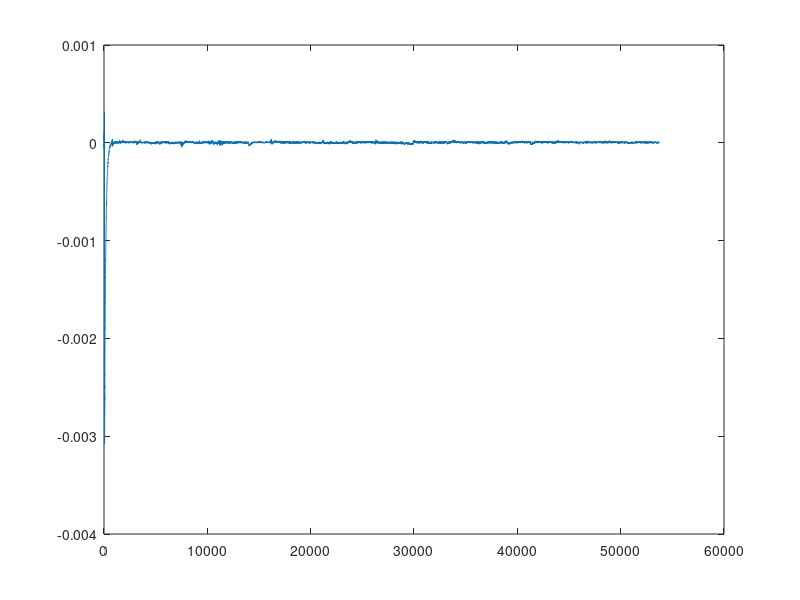
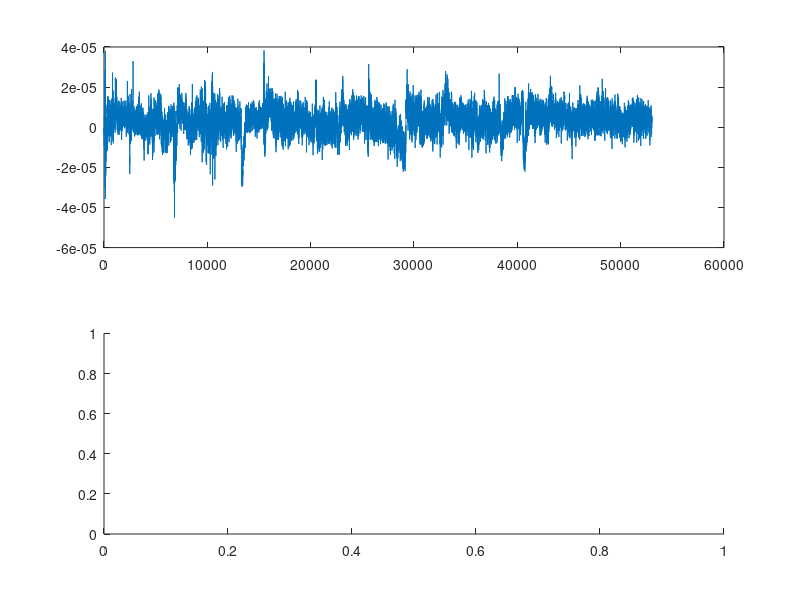

The MATLAB script that drew these images, in order: (Note: this script raises an error after producing the figures.)
%% Load data
addpath '../../data/ssvep'
allsig = load('run-2.mat'); % EEGLAB format
sig = allsig.data2ftft;
plot(sig)

%% Load tool
addpath '../../tools/spectral'

%% Visualization
figure;
start = 700;    % First few seconds of the recording is often artifacts.
subplot(2,1,1), plot(sig(start:end))
ax = subplot(2,1,2); plot_spectrogram(sig, start, 1, ax), colorbar('Off');
